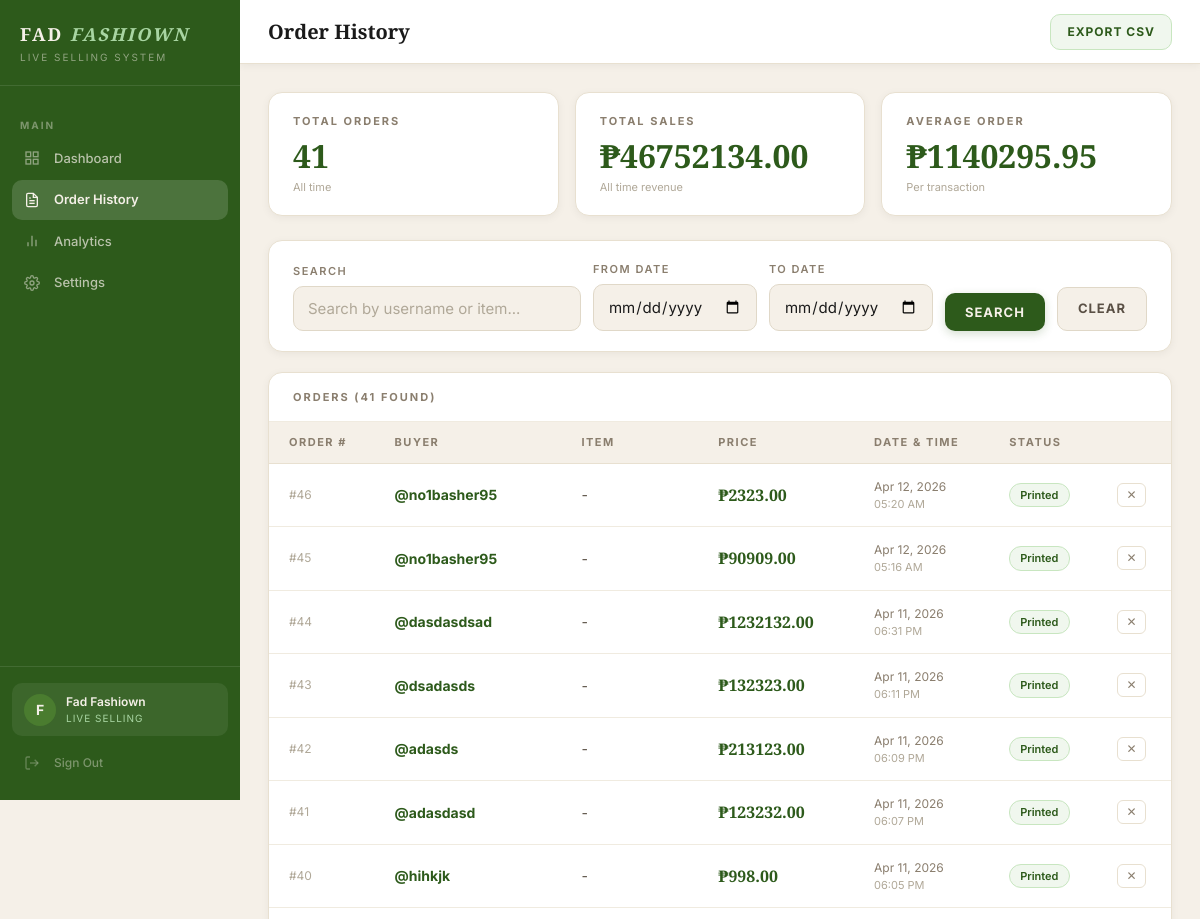
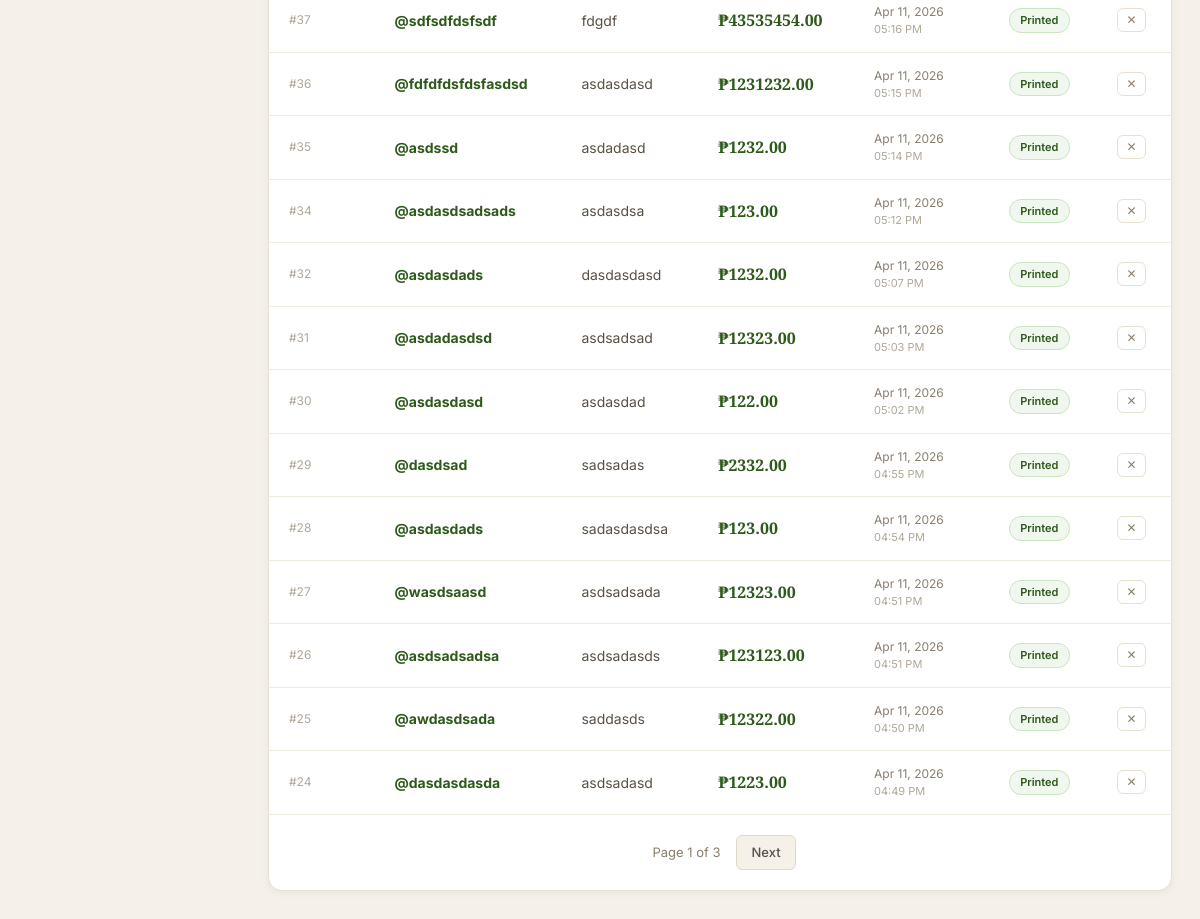
/orders (signed in), run on the app's committed database (2 pictures, top to bottom).
### auth/models.py (models this page shows, shortened)
class Client(UserMixin, db.Model):
    __tablename__ = 'clients'
    id = db.Column(db.Integer, primary_key=True)
    business_name = db.Column(db.String(100), nullable=False)
    email = db.Column(db.String(120), unique=True, nullable=False)
    password_hash = db.Column(db.String(255), nullable=False)
    plan = db.Column(db.String(20), default='active')
    is_active = db.Column(db.Boolean, default=True)
    is_admin = db.Column(db.Boolean, default=False)
    created_at = db.Column(db.DateTime, default=datetime.utcnow)
    last_login = db.Column(db.DateTime, nullable=True)
    tiktok_username = db.Column(db.String(100), default='')
    must_change_password = db.Column(db.Boolean, default=False)
    orders = db.relationship('Order', backref='client', lazy=True)
    token = db.Column(db.String(64), unique=True, nullable=True)
    detection_mode = db.Column(db.String(20), default='keywords')
    custom_keywords = db.Column(db.Text, default='mine')
    highlight_numbers = db.Column(db.Boolean, default=False)
    label_title = db.Column(db.String(100), default='FAD FASHIOWN')
    label_tagline = db.Column(db.String(100), default='Live Selling')
    label_template = db.Column(db.String(20), default='classic')
    label_show_order_id = db.Column(db.Boolean, default=True)
    label_show_datetime = db.Column(db.Boolean, default=True)

class Order(db.Model):
    __tablename__ = 'orders'
    id = db.Column(db.Integer, primary_key=True)
    client_id = db.Column(
        db.Integer,
        db.ForeignKey('clients.id'),
        nullable=False
    )
    buyer_username = db.Column(db.String(100), nullable=False)
    item_name = db.Column(db.String(200), nullable=False)
    price = db.Column(db.Float, nullable=False)
    timestamp = db.Column(db.DateTime, default=datetime.utcnow)
    label_printed = db.Column(db.Boolean, default=False)

### dashboard/routes.py (the view, shortened to what this page needs)
@dashboard.route('/orders')
@login_required
def orders():
    if current_user.is_admin:
        return redirect(url_for('auth.admin_panel'))
    search = request.args.get('search', '').strip()
    date_from = request.args.get('date_from', '')
    date_to = request.args.get('date_to', '')
    page = request.args.get('page', 1, type=int)
    per_page = 20
    query = Order.query.filter_by(client_id=current_user.id)
    if search:
        query = query.filter(
            Order.buyer_username.ilike(f'%{search}%') |
            Order.item_name.ilike(f'%{search}%')
        )
    all_orders = Order.query.filter_by(client_id=current_user.id).all()
    total_orders = len(all_orders)
    total_sales = sum(o.price for o in all_orders)
    orders_paginated = query.order_by(
        Order.timestamp.desc()
    ).paginate(page=page, per_page=per_page, error_out=False)
    return render_template(
        'orders.html',
        orders=orders_paginated,
        search=search,
        date_from=date_from,
        date_to=date_to,
        total_orders=total_orders,
        total_sales=total_sales,
        business_name=current_user.business_name
    )

### dashboard/routes.py (called while the page is built)
@dashboard.before_request
@login_required
def require_password_change():
    if current_user.is_authenticated and \
       not current_user.is_admin and \
       hasattr(current_user, 'must_change_password') and \
       current_user.must_change_password:
        return redirect(url_for('auth.change_password'))

### templates/orders.html (shortened to what this page needs)
{% extends "base.html" %}
{% block page_title %}Order History{% endblock %}
{% block topbar_right %}
<a href="/orders/export" class="btn btn-export">Export CSV</a>
{% endblock %}
{% block content %}
<div class="stats-grid">
    <div class="stat-card">
        <div class="stat-label">Total Orders</div>
        <div class="stat-number">{{ total_orders }}</div>
        <div class="stat-sub">All time</div>
    </div>
    <div class="stat-card">
        <div class="stat-label">Total Sales</div>
        <div class="stat-number">₱{{ "%.2f"|format(total_sales) }}</div>
        <div class="stat-sub">All time revenue</div>
    </div>
    <div class="stat-card">
        <div class="stat-label">Average Order</div>
        <div class="stat-number">
            ₱{{ "%.2f"|format(total_sales / total_orders) if total_orders > 0 else "0.00" }}
        </div>
        <div class="stat-sub">Per transaction</div>
    </div>
</div>
<div class="filters-card">
    <form method="GET" action="/orders">
        <div class="filters-row">
            <div class="form-group" style="margin:0">
                <label class="form-label">Search</label>
                <input type="text" name="search" class="form-input"
                       value="{{ search }}"
                       placeholder="Search by username or item..." />
            </div>
            <div class="form-group" style="margin:0">
                <label class="form-label">From Date</label>
                <input type="date" name="date_from"
                       class="form-input" value="{{ date_from }}" />
            </div>
            <div class="form-group" style="margin:0">
                <label class="form-label">To Date</label>
                <input type="date" name="date_to"
                       class="form-input" value="{{ date_to }}" />
            </div>
            <div class="form-group" style="margin:0">
                <label class="form-label">&nbsp;</label>
                <button type="submit" class="btn btn-primary">Search</button>
            </div>
            <div class="form-group" style="margin:0">
                <label class="form-label">&nbsp;</label>
                <a href="/orders" class="btn btn-secondary">Clear</a>
            </div>
        </div>
    </form>
</div>
<div class="table-card">
    <div class="table-header">
        <span class="card-title">Orders ({{ orders.total }} found)</span>
    </div>
    {% if orders.items %}
    <table>
        <thead>
            <tr>
                <th>Order #</th>
                <th>Buyer</th>
                <th>Item</th>
                <th>Price</th>
                <th>Date & Time</th>
                <th>Status</th>
                <th></th>
            </tr>
        </thead>
        <tbody>
            {% for order in orders.items %}
            <tr id="order-row-{{ order.id }}">
                <td class="td-id">#{{ order.id }}</td>
                <td class="td-buyer">@{{ order.buyer_username }}</td>
                <td class="td-item">{{ order.item_name }}</td>
                <td class="td-price">₱{{ "%.2f"|format(order.price) }}</td>
                <td class="td-time">
                    {{ order.timestamp.strftime('%b %d, %Y') }}
                    <span style="color:var(--text-light);display:block;font-size:11px">
                        {{ order.timestamp.strftime('%I:%M %p') }}
                    </span>
                </td>
                <td><span class="badge badge-success">Printed</span></td>
                <td>
                    <button
                        class="btn-delete-order"
                        onclick="deleteOrder({{order.id}}, this)"
                        data-username="{{ order.buyer_username }}"
                        title="Delete order">
                        &#10005;
                    </button>
                </td>
            </tr>
            {% endfor %}
        </tbody>
    </table>
    {% if orders.pages > 1 %}
    <div class="pagination">
        <span class="page-info">Page {{ orders.page }} of {{ orders.pages }}</span>
        {% if orders.has_next %}
        <a href="/orders?page={{ orders.next_num }}&search={{ search }}&date_from={{ date_from }}&date_to={{ date_to }}"
           class="page-btn">Next</a>
        {% endif %}
    </div>
    {% endif %}
    {% endif %}
</div>
{% endblock %}

### templates/base.html (shortened to what this page needs)
<!DOCTYPE html>
<html lang="en">
<head>
    <link rel="stylesheet" href="/static/style.css">
</head>
<body>
<div class="app-layout">
    <aside class="sidebar" id="sidebar">
        <div class="sidebar-brand">
            <div class="brand-name">FAD <em>FASHIOWN</em></div>
            <div class="brand-sub">Live Selling System</div>
        </div>
        <nav class="sidebar-nav">
            {% if current_user.is_admin %}
            <div class="nav-section-label">Management</div>
            <a href="/admin"
               class="nav-item {% if request.endpoint == 'auth.admin_panel' %}active{% endif %}">
                <span class="nav-icon">
                    <svg width="16" height="16" fill="none" stroke="currentColor" stroke-width="2" viewBox="0 0 24 24">
                        <path d="M17 21v-2a4 4 0 0 0-4-4H5a4 4 0 0 0-4 4v2"/>
                        <circle cx="9" cy="7" r="4"/>
                        <path d="M23 21v-2a4 4 0 0 0-3-3.87"/>
                        <path d="M16 3.13a4 4 0 0 1 0 7.75"/>
                    </svg>
                </span>
                Client Management
            </a>
            {% else %}
            <div class="nav-section-label">Main</div>
            <a href="/"
               class="nav-item {% if request.endpoint == 'dashboard.index' %}active{% endif %}">
                <span class="nav-icon">
                    <svg width="16" height="16" fill="none" stroke="currentColor" stroke-width="2" viewBox="0 0 24 24">
                        <rect x="3" y="3" width="7" height="7"/>
                        <rect x="14" y="3" width="7" height="7"/>
                        <rect x="3" y="14" width="7" height="7"/>
                        <rect x="14" y="14" width="7" height="7"/>
                    </svg>
                </span>
                Dashboard
            </a>
            <a href="/orders"
               class="nav-item {% if request.endpoint == 'dashboard.orders' %}active{% endif %}">
                <span class="nav-icon">
                    <svg width="16" height="16" fill="none" stroke="currentColor" stroke-width="2" viewBox="0 0 24 24">
                        <path d="M14 2H6a2 2 0 0 0-2 2v16a2 2 0 0 0 2 2h12a2 2 0 0 0 2-2V8z"/>
                        <polyline points="14 2 14 8 20 8"/>
                        <line x1="16" y1="13" x2="8" y2="13"/>
                        <line x1="16" y1="17" x2="8" y2="17"/>
                        <polyline points="10 9 9 9 8 9"/>
                    </svg>
                </span>
                Order History
            </a>
            <a href="/analytics"
            class="nav-item {% if request.endpoint == 'dashboard.analytics' %}active{% endif %}">
                <span class="nav-icon">
                    <svg width="16" height="16" fill="none" stroke="currentColor" stroke-width="2" viewBox="0 0 24 24">
                        <line x1="18" y1="20" x2="18" y2="10"/>
                        <line x1="12" y1="20" x2="12" y2="4"/>
                        <line x1="6" y1="20" x2="6" y2="14"/>
                    </svg>
                </span>
                Analytics
            </a>
            <a href="/settings"
            class="nav-item {% if request.endpoint == 'dashboard.settings' %}active{% endif %}">
                <span class="nav-icon">
                </span>
                Settings
            </a>
            {% endif %}
        </nav>
        <div class="sidebar-footer">
            <div class="client-info">
                <div class="client-avatar">
                    {{ current_user.business_name[0].upper() }}
                </div>
                <div class="client-details">
                    <div class="client-name">{{ current_user.business_name }}</div>
                    <div class="client-plan">
                        {% if current_user.is_admin %}System Administrator{% else %}Live Selling{% endif %}
                    </div>
                </div>
            </div>
            <a href="/logout" class="nav-item nav-signout">
                <span class="nav-icon">
                    <svg width="16" height="16" fill="none" stroke="currentColor" stroke-width="2" viewBox="0 0 24 24">
                        <path d="M9 21H5a2 2 0 0 1-2-2V5a2 2 0 0 1 2-2h4"/>
                        <polyline points="16 17 21 12 16 7"/>
                        <line x1="21" y1="12" x2="9" y2="12"/>
                    </svg>
                </span>
                Sign Out
            </a>
        </div>
    </aside>
    <main class="main-content">
        <div class="topbar">
            <div style="display:flex;align-items:center;gap:14px">
                <div class="topbar-title">{% block page_title %}{% endblock %}</div>
            </div>
            <div class="topbar-right">
                {% block topbar_right %}{% endblock %}
            </div>
        </div>
        <div class="page-content">
            {% block content %}{% endblock %}
        </div>
    </main>
</div>
</body>
</html>

### data on the page
Client: business_name "F", business_name "Fad Fashiown"
Order: id "46", buyer_username "no1basher95", item_name "-", price "2323.00", timestamp "Apr 12, 2026", timestamp "05:20 AM"
Order: id "45", buyer_username "no1basher95", item_name "-", price "90909.00", timestamp "Apr 12, 2026", timestamp "05:16 AM"
Order: id "44", buyer_username "dasdasdsad", item_name "-", price "1232132.00", timestamp "Apr 11, 2026", timestamp "06:31 PM"
Order: id "43", buyer_username "dsadasds", item_name "-", price "132323.00", timestamp "Apr 11, 2026", timestamp "06:11 PM"
Order: id "42", buyer_username "adasds", item_name "-", price "213123.00", timestamp "Apr 11, 2026", timestamp "06:09 PM"
Order: id "41", buyer_username "adasdasd", item_name "-", price "123232.00", timestamp "Apr 11, 2026", timestamp "06:07 PM"
Order: id "40", buyer_username "hihkjk", item_name "-", price "998.00", timestamp "Apr 11, 2026", timestamp "06:05 PM"
Order: id "37", buyer_username "sdfsdfdsfsdf", item_name "fdgdf", price "43535454.00", timestamp "Apr 11, 2026", timestamp "05:16 PM"
Order: id "36", buyer_username "fdfdfdsfdsfasdsd", item_name "asdasdasd", price "1231232.00", timestamp "Apr 11, 2026", timestamp "05:15 PM"
Order: id "35", buyer_username "asdssd", item_name "asdadasd", price "1232.00", timestamp "Apr 11, 2026", timestamp "05:14 PM"
Order: id "34", buyer_username "asdasdsadsads", item_name "asdasdsa", price "123.00", timestamp "Apr 11, 2026", timestamp "05:12 PM"
Order: id "32", buyer_username "asdasdads", item_name "dasdasdasd", price "1232.00", timestamp "Apr 11, 2026", timestamp "05:07 PM"
Order: id "31", buyer_username "asdadasdsd", item_name "asdsadsad", price "12323.00", timestamp "Apr 11, 2026", timestamp "05:03 PM"
Order: id "30", buyer_username "asdasdasd", item_name "asdasdad", price "122.00", timestamp "Apr 11, 2026", timestamp "05:02 PM"
Order: id "29", buyer_username "dasdsad", item_name "sadsadas", price "2332.00", timestamp "Apr 11, 2026", timestamp "04:55 PM"
Order: id "28", buyer_username "asdasdads", item_name "sadasdasdsa", price "123.00", timestamp "Apr 11, 2026", timestamp "04:54 PM"
Order: id "27", buyer_username "wasdsaasd", item_name "asdsadsada", price "12323.00", timestamp "Apr 11, 2026", timestamp "04:51 PM"
Order: id "26", buyer_username "asdsadsadsa", item_name "asdsadasds", price "123123.00", timestamp "Apr 11, 2026", timestamp "04:51 PM"
Order: id "25", buyer_username "awdasdsada", item_name "saddasds", price "12322.00", timestamp "Apr 11, 2026", timestamp "04:50 PM"
Order: id "24", buyer_username "dasdasdasda", item_name "asdsadasd", price "1223.00", timestamp "Apr 11, 2026", timestamp "04:49 PM"

### other printed values
{{ total_orders }} "41"
{{ "%.2f"|format(total_sales) }} "46752134.00"
{{ orders.total }} "41"
{{ orders.page }} "1"
{{ orders.pages }} "3"
